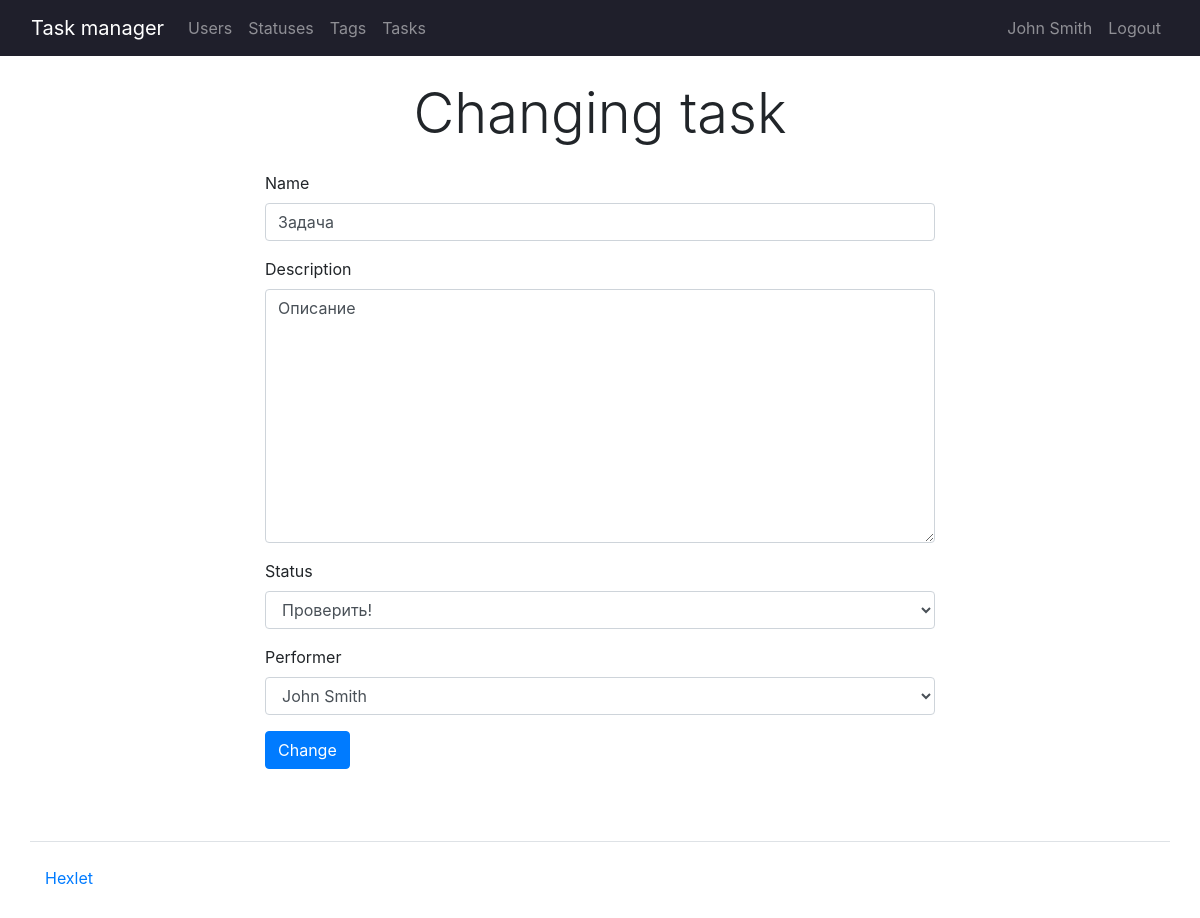
The app's page /tasks/4/update/ (signed in) with its own data.
### task_manager/users/models.py (models this page shows, shortened)
class CustomUser(AbstractUser):
    groups = models.ManyToManyField(
        "auth.Group",
        blank=True,
        related_name="customuser_set",
        related_query_name="customuser",
    )
    user_permissions = models.ManyToManyField(
        "auth.Permission",
        blank=True,
        related_name="customuser_set",
        related_query_name="customuser",
    )
    def __str__(self):
        return f'{self.first_name} {self.last_name}'

### task_manager/tasks/models.py (models this page shows, shortened)
class Tasks(models.Model):
    task = models.CharField(max_length=255, verbose_name=_("Name"))
    description = models.TextField(verbose_name=_("Description"))
    author = models.ForeignKey(CustomUser, on_delete=models.PROTECT, null=True)
    status = models.ForeignKey(
        Statuses,
        on_delete=models.PROTECT,
        verbose_name=_("Status"),
    )
    executor = models.ForeignKey(
        CustomUser,
        on_delete=models.PROTECT,
        null=True,
        related_name="performed_tasks",
        verbose_name=_("Performer"),
    )
    created_at = models.DateTimeField(auto_now_add=True)

### task_manager/tasks/views.py (the view)
# urls.py: path("<int:pk>/update/", UpdateTaskView.as_view(), name="update_task"),
class UpdateTaskView(TaskLoginMixin, SuccessMessageMixin, UpdateView):
    model = Tasks
    form_class = TasksForm
    template_name = "tasks/create.html"
    success_message = _("Task successfully changed")
    extra_context = {
        "table_name": _("Changing task"),
        "button_name": _("Change"),
    }

### task_manager/tasks/forms.py
class TasksForm(forms.ModelForm):
    class Meta:
        model = Tasks
        fields = ["task", "description", "status", "executor"]

### task_manager/statuses/models.py (called while the page is built)
    def __str__(self):
        return self.name

### task_manager/templates/tasks/create.html (shortened to what this page needs)
{% extends 'base.html' %}
{% load i18n %}
{% load bootstrap4 %}
{% block content %}
<div class="container mx-auto" style="width: 700px;">
    <div class="text-center mb-4">
        <h1 class="display-4">{{ table_name }}</h1>
    </div>
    <form method="post">
        {% bootstrap_form form %}
        <input class="btn btn-primary" type="submit" value="{{ button_name }}">
    </form>
</div>
{% endblock content %}

### task_manager/templates/navbar.html (shortened to what this page needs)
{% load bootstrap4 %}
{% load i18n %}
<nav class="navbar navbar-expand-md navbar-dark px-3" style="background-color: rgb(31, 31, 43);">
    <div class="container-fluid">
      <a class="navbar-brand" href="/">{% translate "Task manager" %}</a>
      <div class="collapse navbar-collapse" id="navbarNavAltMarkup">
        <ul class="navbar-nav mr-auto">
          <li class="nav-item">
            <a class="nav-link" href="{% url 'users' %}">{% translate "Users" %}</a>
          </li>
        {% if request.user.is_authenticated %}
          <li class="nav-item">
            <a class="nav-link" href="{% url 'statuses' %}">{% translate "Statuses" %}</a>
          </li>
          <li class="nav-item">
            <a class="nav-link" href="#">{% translate "Tags" %}</a>
          </li>
          <li class="nav-item">
            <a class="nav-link" href="{% url 'tasks' %}">{% translate "Tasks" %}</a>
          </li>
        </ul>
        <ul class="navbar-nav ms-auto">
          <li class="nav-item">
            <a class="nav-link" href="{% url 'user_profile' request.user.id %}">{{request.user | title}}</a>
          </li>
          <li class="nav-item">
            <a class="nav-link" href="{% url 'logout' %}">{% translate "Logout" %}</a>
          </li>
        </ul>
        {% endif %}
      </div>
    </div>
</nav>

### records on screen
CustomUser: user "John Smith"
Tasks: task "Задача", description "Описание", status "Проверить!", executor "John Smith"

### other values on screen
{{ table_name }} "Changing task"
